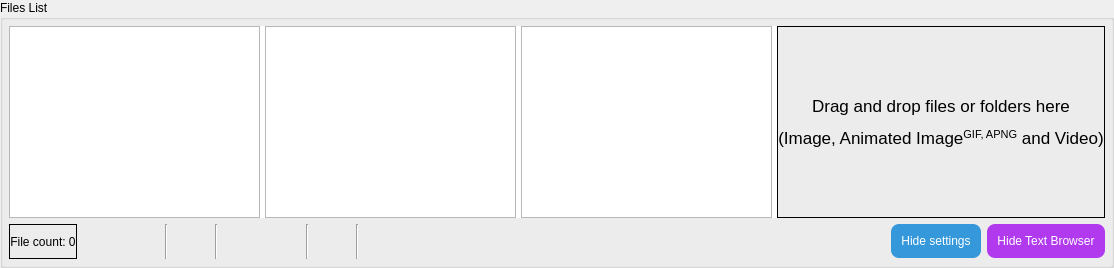
           <widget class="QGroupBox" name="groupBox_FileList">
            <property name="sizePolicy">
             <sizepolicy hsizetype="Preferred" vsizetype="Expanding">
              <horstretch>0</horstretch>
              <verstretch>0</verstretch>
             </sizepolicy>
            </property>
            <property name="minimumSize">
             <size>
              <width>0</width>
              <height>0</height>
             </size>
            </property>
            <property name="title">
             <string>Files List</string>
            </property>
            <layout class="QGridLayout" name="gridLayout_21">
             <property name="leftMargin">
              <number>6</number>
             </property>
             <property name="topMargin">
              <number>6</number>
             </property>
             <property name="rightMargin">
              <number>6</number>
             </property>
             <property name="bottomMargin">
              <number>6</number>
             </property>
             <item row="0" column="0" colspan="5">
              <widget class="QSplitter" name="splitter_FilesList">
               <property name="sizePolicy">
                <sizepolicy hsizetype="Expanding" vsizetype="Expanding">
                 <horstretch>0</horstretch>
                 <verstretch>0</verstretch>
                </sizepolicy>
               </property>
               <property name="styleSheet">
                <string notr="true">QSplitter:handle{
	
	background-color: rgb(255, 255, 255);
}</string>
               </property>
               <property name="orientation">
                <enum>Qt::Horizontal</enum>
               </property>
               <property name="handleWidth">
                <number>5</number>
               </property>
               <property name="childrenCollapsible">
                <bool>false</bool>
               </property>
               <widget class="QTableView" name="tableView_image">
                <property name="minimumSize">
                 <size>
                  <width>0</width>
                  <height>0</height>
                 </size>
                </property>
                <property name="contextMenuPolicy">
                 <enum>Qt::ActionsContextMenu</enum>
                </property>
                <property name="toolTip">
                 <string>Press [Delete] key to remove file from the list.
Press [Ctrl + A] key to apply custom resolution.
Press [Ctrl + C] key to cancel custom resolution.

Right click to show more options.</string>
                </property>
                <property name="styleSheet">
                 <string notr="true">QTableView{
selection-background-color: rgb(52, 152, 219);

}</string>
                </property>
                <property name="autoScroll">
                 <bool>false</bool>
                </property>
                <property name="autoScrollMargin">
                 <number>0</number>
                </property>
                <property name="editTriggers">
                 <set>QAbstractItemView::NoEditTriggers</set>
                </property>
                <property name="selectionMode">
                 <enum>QAbstractItemView::SingleSelection</enum>
                </property>
                <property name="selectionBehavior">
                 <enum>QAbstractItemView::SelectRows</enum>
                </property>
                <property name="verticalScrollMode">
                 <enum>QAbstractItemView::ScrollPerPixel</enum>
                </property>
                <property name="horizontalScrollMode">
                 <enum>QAbstractItemView::ScrollPerPixel</enum>
                </property>
                <property name="sortingEnabled">
                 <bool>false</bool>
                </property>
                <property name="cornerButtonEnabled">
                 <bool>false</bool>
                </property>
                <attribute name="horizontalHeaderCascadingSectionResizes">
                 <bool>false</bool>
                </attribute>
                <attribute name="horizontalHeaderMinimumSectionSize">
                 <number>20</number>
                </attribute>
                <attribute name="horizontalHeaderDefaultSectionSize">
                 <number>200</number>
                </attribute>
                <attribute name="horizontalHeaderStretchLastSection">
                 <bool>false</bool>
                </attribute>
                <attribute name="verticalHeaderVisible">
                 <bool>false</bool>
                </attribute>
                <attribute name="verticalHeaderCascadingSectionResizes">
                 <bool>false</bool>
                </attribute>
                <attribute name="verticalHeaderStretchLastSection">
                 <bool>false</bool>
                </attribute>
               </widget>
               <widget class="QTableView" name="tableView_gif">
                <property name="enabled">
                 <bool>true</bool>
                </property>
                <property name="minimumSize">
                 <size>
                  <width>0</width>
                  <height>0</height>
                 </size>
                </property>
                <property name="contextMenuPolicy">
                 <enum>Qt::ActionsContextMenu</enum>
                </property>
                <property name="toolTip">
                 <string>Press [Delete] key to remove file from the list.
Press [Ctrl + A] key to apply custom resolution.
Press [Ctrl + C] key to cancel custom resolution.

Right click to show more options.</string>
                </property>
                <property name="styleSheet">
                 <string notr="true">QTableView{
selection-background-color: rgb(26, 188, 156);
}</string>
                </property>
                <property name="autoScroll">
                 <bool>false</bool>
                </property>
                <property name="autoScrollMargin">
                 <number>0</number>
                </property>
                <property name="editTriggers">
                 <set>QAbstractItemView::NoEditTriggers</set>
                </property>
                <property name="selectionMode">
                 <enum>QAbstractItemView::SingleSelection</enum>
                </property>
                <property name="selectionBehavior">
                 <enum>QAbstractItemView::SelectRows</enum>
                </property>
                <property name="verticalScrollMode">
                 <enum>QAbstractItemView::ScrollPerPixel</enum>
                </property>
                <property name="horizontalScrollMode">
                 <enum>QAbstractItemView::ScrollPerPixel</enum>
                </property>
                <property name="sortingEnabled">
                 <bool>false</bool>
                </property>
                <property name="cornerButtonEnabled">
                 <bool>false</bool>
                </property>
                <attribute name="horizontalHeaderCascadingSectionResizes">
                 <bool>false</bool>
                </attribute>
                <attribute name="horizontalHeaderMinimumSectionSize">
                 <number>20</number>
                </attribute>
                <attribute name="horizontalHeaderDefaultSectionSize">
                 <number>200</number>
                </attribute>
                <attribute name="verticalHeaderVisible">
                 <bool>false</bool>
                </attribute>
                <attribute name="verticalHeaderCascadingSectionResizes">
                 <bool>false</bool>
                </attribute>
               </widget>
               <widget class="QTableView" name="tableView_video">
                <property name="minimumSize">
                 <size>
                  <width>0</width>
                  <height>0</height>
                 </size>
                </property>
                <property name="contextMenuPolicy">
                 <enum>Qt::ActionsContextMenu</enum>
                </property>
                <property name="toolTip">
                 <string>Press [Delete] key to remove file from the list.
Press [Ctrl + A] key to apply custom resolution.
Press [Ctrl + C] key to cancel custom resolution.

Right click to show more options.</string>
                </property>
                <property name="styleSheet">
                 <string notr="true">QTableView{
selection-background-color: rgb(178, 58, 238);
}</string>
                </property>
                <property name="autoScroll">
                 <bool>false</bool>
                </property>
                <property name="autoScrollMargin">
                 <number>0</number>
                </property>
                <property name="editTriggers">
                 <set>QAbstractItemView::NoEditTriggers</set>
                </property>
                <property name="selectionMode">
                 <enum>QAbstractItemView::SingleSelection</enum>
                </property>
                <property name="selectionBehavior">
                 <enum>QAbstractItemView::SelectRows</enum>
                </property>
                <property name="verticalScrollMode">
                 <enum>QAbstractItemView::ScrollPerPixel</enum>
                </property>
                <property name="horizontalScrollMode">
                 <enum>QAbstractItemView::ScrollPerPixel</enum>
                </property>
                <property name="sortingEnabled">
                 <bool>false</bool>
                </property>
                <property name="cornerButtonEnabled">
                 <bool>false</bool>
                </property>
                <attribute name="horizontalHeaderVisible">
                 <bool>false</bool>
                </attribute>
                <attribute name="horizontalHeaderMinimumSectionSize">
                 <number>20</number>
                </attribute>
                <attribute name="horizontalHeaderDefaultSectionSize">
                 <number>200</number>
                </attribute>
                <attribute name="verticalHeaderVisible">
                 <bool>false</bool>
                </attribute>
               </widget>
               <widget class="QLabel" name="label_DropFile">
                <property name="minimumSize">
                 <size>
                  <width>0</width>
                  <height>90</height>
                 </size>
                </property>
                <property name="font">
                 <font>
                  <family>Arial</family>
                  <pointsize>13</pointsize>
                  <weight>50</weight>
                  <italic>false</italic>
                  <bold>false</bold>
                 </font>
                </property>
                <property name="toolTip">
                 <string>When the software is running with administrator rights, 
you will not be able to drag and drop files into the window.

If this happens, please unauthorize the software or reinstall the
software into a directory that can run normally without administrator rights.</string>
                </property>
                <property name="styleSheet">
                 <string notr="true"/>
                </property>
                <property name="frameShape">
                 <enum>QFrame::Box</enum>
                </property>
                <property name="frameShadow">
                 <enum>QFrame::Plain</enum>
                </property>
                <property name="lineWidth">
                 <number>1</number>
                </property>
                <property name="text">
                 <string>&lt;html&gt;&lt;head/&gt;&lt;body&gt;&lt;p&gt;Drag and drop files or folders here&lt;/p&gt;&lt;p&gt;(Image, Animated Image&lt;span style=&quot; vertical-align:super;&quot;&gt;GIF, APNG&lt;/span&gt; and Video)&lt;/p&gt;&lt;/body&gt;&lt;/html&gt;</string>
                </property>
                <property name="alignment">
                 <set>Qt::AlignCenter</set>
                </property>
               </widget>
              </widget>
             </item>
             <item row="1" column="0">
              <widget class="QLabel" name="label_FileCount">
               <property name="sizePolicy">
                <sizepolicy hsizetype="Fixed" vsizetype="Preferred">
                 <horstretch>0</horstretch>
                 <verstretch>0</verstretch>
                </sizepolicy>
               </property>
               <property name="toolTip">
                <string/>
               </property>
               <property name="styleSheet">
                <string notr="true"/>
               </property>
               <property name="frameShape">
                <enum>QFrame::Box</enum>
               </property>
               <property name="frameShadow">
                <enum>QFrame::Plain</enum>
               </property>
               <property name="midLineWidth">
                <number>0</number>
               </property>
               <property name="text">
                <string notr="true">File count: 0</string>
               </property>
               <property name="alignment">
                <set>Qt::AlignCenter</set>
               </property>
               <property name="margin">
                <number>5</number>
               </property>
               <property name="openExternalLinks">
                <bool>false</bool>
               </property>
              </widget>
             </item>
             <item row="1" column="1">
              <widget class="QFrame" name="frame_11">
               <property name="sizePolicy">
                <sizepolicy hsizetype="Fixed" vsizetype="Fixed">
                 <horstretch>0</horstretch>
                 <verstretch>0</verstretch>
                </sizepolicy>
               </property>
               <property name="maximumSize">
                <size>
                 <width>16777215</width>
                 <height>16777215</height>
                </size>
               </property>
               <property name="frameShape">
                <enum>QFrame::NoFrame</enum>
               </property>
               <property name="frameShadow">
                <enum>QFrame::Raised</enum>
               </property>
               <layout class="QGridLayout" name="gridLayout_3">
                <property name="leftMargin">
                 <number>0</number>
                </property>
                <property name="topMargin">
                 <number>0</number>
                </property>
                <property name="rightMargin">
                 <number>0</number>
                </property>
                <property name="bottomMargin">
                 <number>0</number>
                </property>
                <item row="0" column="6">
                 <widget class="QPushButton" name="pushButton_ReadFileList">
                  <property name="sizePolicy">
                   <sizepolicy hsizetype="Fixed" vsizetype="Fixed">
                    <horstretch>0</horstretch>
                    <verstretch>0</verstretch>
                   </sizepolicy>
                  </property>
                  <property name="minimumSize">
                   <size>
                    <width>35</width>
                    <height>35</height>
                   </size>
                  </property>
                  <property name="maximumSize">
                   <size>
                    <width>16777215</width>
                    <height>16777215</height>
                   </size>
                  </property>
                  <property name="toolTip">
                   <string>Read Files List</string>
                  </property>
                  <property name="styleSheet">
                   <string notr="true">QPushButton{
image: url(:/new/prefix1/icon/Read_FileList.png);
border-style:transparent;
border-radius:0px;
padding:0px;
}
QPushButton:hover{
image: url(:/new/prefix1/icon/Read_FileList_hover.png);
border-style:transparent;
border-radius:0px;
padding:0px;
}
QPushButton:pressed{
image: url(:/new/prefix1/icon/Read_FileList.png);
border-style:transparent;
border-radius:0px;
padding:0px;
}
QPushButton:disabled{
image: url(:/new/prefix1/icon/Read_FileList_disabled.png);
border-style:transparent;
border-radius:0px;
padding:0px;
}</string>
                  </property>
                  <property name="text">
                   <string/>
                  </property>
                  <property name="iconSize">
                   <size>
                    <width>35</width>
                    <height>35</height>
                   </size>
                  </property>
                 </widget>
                </item>
                <item row="0" column="7">
                 <widget class="Line" name="line_10">
                  <property name="frameShadow">
                   <enum>QFrame::Sunken</enum>
                  </property>
                  <property name="lineWidth">
                   <number>1</number>
                  </property>
                  <property name="orientation">
                   <enum>Qt::Vertical</enum>
                  </property>
                 </widget>
                </item>
                <item row="0" column="4">
                 <widget class="Line" name="line_25">
                  <property name="orientation">
                   <enum>Qt::Vertical</enum>
                  </property>
                 </widget>
                </item>
                <item row="0" column="3">
                 <widget class="QPushButton" name="pushButton_ResizeFilesListSplitter">
                  <property name="sizePolicy">
                   <sizepolicy hsizetype="Fixed" vsizetype="Fixed">
                    <horstretch>0</horstretch>
                    <verstretch>0</verstretch>
                   </sizepolicy>
                  </property>
                  <property name="minimumSize">
                   <size>
                    <width>35</width>
                    <height>35</height>
                   </size>
                  </property>
                  <property name="toolTip">
                   <string>Reset Files List scale.</string>
                  </property>
                  <property name="styleSheet">
                   <string notr="true">QPushButton{
image: url(:/new/prefix1/icon/ResizeFilesListSplitter.png);
border-style:transparent;
border-radius:0px;
padding:0px;
}
QPushButton:hover{
image: url(:/new/prefix1/icon/ResizeFilesListSplitter_hover.png);
border-style:transparent;
border-radius:0px;
padding:0px;
}
QPushButton:pressed{
image: url(:/new/prefix1/icon/ResizeFilesListSplitter.png);
border-style:transparent;
border-radius:0px;
padding:0px;
}
QPushButton:disabled{
image: url(:/new/prefix1/icon/ResizeFilesListSplitter_disabled.png);
border-style:transparent;
border-radius:0px;
padding:0px;
}</string>
                  </property>
                  <property name="text">
                   <string/>
                  </property>
                 </widget>
                </item>
                <item row="0" column="1">
                 <widget class="QPushButton" name="pushButton_RemoveItem">
                  <property name="sizePolicy">
                   <sizepolicy hsizetype="Fixed" vsizetype="Fixed">
                    <horstretch>0</horstretch>
                    <verstretch>0</verstretch>
                   </sizepolicy>
                  </property>
                  <property name="minimumSize">
                   <size>
                    <width>35</width>
                    <height>35</height>
                   </size>
                  </property>
                  <property name="maximumSize">
                   <size>
                    <width>16777215</width>
                    <height>16777215</height>
                   </size>
                  </property>
                  <property name="contextMenuPolicy">
                   <enum>Qt::ActionsContextMenu</enum>
                  </property>
                  <property name="toolTip">
                   <string>Remove the selected file from File List.

[Right click here to show more options]</string>
                  </property>
                  <property name="styleSheet">
                   <string notr="true">QPushButton{
image: url(:/new/prefix1/icon/RemoveItem.png);
border-style:transparent;
border-radius:0px;
padding:0px;
}
QPushButton:hover{
image: url(:/new/prefix1/icon/RemoveItem_hover.png);
border-style:transparent;
border-radius:0px;
padding:0px;
}
QPushButton:pressed{
image: url(:/new/prefix1/icon/RemoveItem.png);
border-style:transparent;
border-radius:0px;
padding:0px;
}
QPushButton:disabled{
image: url(:/new/prefix1/icon/RemoveItem_disabled.png);
border-style:transparent;
border-radius:0px;
padding:0px;
}</string>
                  </property>
                  <property name="text">
                   <string/>
                  </property>
                 </widget>
                </item>
                <item row="0" column="8">
                 <widget class="QPushButton" name="pushButton_BrowserFile">
                  <property name="sizePolicy">
                   <sizepolicy hsizetype="Fixed" vsizetype="Fixed">
                    <horstretch>0</horstretch>
                    <verstretch>0</verstretch>
                   </sizepolicy>
                  </property>
                  <property name="minimumSize">
                   <size>
                    <width>35</width>
                    <height>35</height>
                   </size>
                  </property>
                  <property name="toolTip">
                   <string>Browse and add files.</string>
                  </property>
                  <property name="styleSheet">
                   <string notr="true">QPushButton{
image: url(:/new/prefix1/icon/AddNewFile.png);
border-style:transparent;
border-radius:0px;
padding:0px;
}
QPushButton:hover{
image: url(:/new/prefix1/icon/AddNewFile_hover.png);
border-style:transparent;
border-radius:0px;
padding:0px;
}
QPushButton:pressed{
image: url(:/new/prefix1/icon/AddNewFile.png);
border-style:transparent;
border-radius:0px;
padding:0px;
}
QPushButton:disabled{
image: url(:/new/prefix1/icon/AddNewFile_disabled.png);
border-style:transparent;
border-radius:0px;
padding:0px;
}</string>
                  </property>
                  <property name="text">
                   <string/>
                  </property>
                 </widget>
                </item>
                <item row="0" column="2">
                 <widget class="Line" name="line_20">
                  <property name="orientation">
                   <enum>Qt::Vertical</enum>
                  </property>
                 </widget>
                </item>
                <item row="0" column="0">
                 <widget class="QPushButton" name="pushButton_ClearList">
                  <property name="sizePolicy">
                   <sizepolicy hsizetype="Fixed" vsizetype="Fixed">
                    <horstretch>0</horstretch>
                    <verstretch>0</verstretch>
                   </sizepolicy>
                  </property>
                  <property name="minimumSize">
                   <size>
                    <width>35</width>
                    <height>35</height>
                   </size>
                  </property>
                  <property name="maximumSize">
                   <size>
                    <width>16777215</width>
                    <height>16777215</height>
                   </size>
                  </property>
                  <property name="toolTip">
                   <string>Remove all the files in the File list.</string>
                  </property>
                  <property name="styleSheet">
                   <string notr="true">QPushButton{
image: url(:/new/prefix1/icon/ClearList.png);
border-style:transparent;
border-radius:0px;
padding:0px;
}
QPushButton:hover{
image: url(:/new/prefix1/icon/ClearList_hover.png);
border-style:transparent;
border-radius:0px;
padding:0px;
}
QPushButton:pressed{
image: url(:/new/prefix1/icon/ClearList.png);
border-style:transparent;
border-radius:0px;
padding:0px;
}
QPushButton:disabled{
image: url(:/new/prefix1/icon/ClearList_disabled.png);
border-style:transparent;
border-radius:0px;
padding:0px;
}</string>
                  </property>
                  <property name="text">
                   <string/>
                  </property>
                 </widget>
                </item>
                <item row="0" column="5">
                 <widget class="QPushButton" name="pushButton_SaveFileList">
                  <property name="sizePolicy">
                   <sizepolicy hsizetype="Fixed" vsizetype="Fixed">
                    <horstretch>0</horstretch>
                    <verstretch>0</verstretch>
                   </sizepolicy>
                  </property>
                  <property name="minimumSize">
                   <size>
                    <width>35</width>
                    <height>35</height>
                   </size>
                  </property>
                  <property name="toolTip">
                   <string>Save Files List</string>
                  </property>
                  <property name="styleSheet">
                   <string notr="true">QPushButton{
image: url(:/new/prefix1/icon/Save_FileList.png);
border-style:transparent;
border-radius:0px;
padding:0px;
}
QPushButton:hover{
image: url(:/new/prefix1/icon/Save_FileList_hover.png);
border-style:transparent;
border-radius:0px;
padding:0px;
}
QPushButton:pressed{
image: url(:/new/prefix1/icon/Save_FileList.png);
border-style:transparent;
border-radius:0px;
padding:0px;
}
QPushButton:disabled{
image: url(:/new/prefix1/icon/Save_FileList_disabled.png);
border-style:transparent;
border-radius:0px;
padding:0px;
}</string>
                  </property>
                  <property name="text">
                   <string/>
                  </property>
                  <property name="iconSize">
                   <size>
                    <width>35</width>
                    <height>35</height>
                   </size>
                  </property>
                 </widget>
                </item>
                <item row="0" column="10">
                 <widget class="QPushButton" name="pushButton_TurnOffScreen">
                  <property name="sizePolicy">
                   <sizepolicy hsizetype="Fixed" vsizetype="Fixed">
                    <horstretch>0</horstretch>
                    <verstretch>0</verstretch>
                   </sizepolicy>
                  </property>
                  <property name="minimumSize">
                   <size>
                    <width>35</width>
                    <height>35</height>
                   </size>
                  </property>
                  <property name="toolTip">
                   <string>Turn off screen.

We recommand you to use this button to turn off screen
while program is running. Using other methods to turn off
the screen may cause the software to freeze during the screen
shutdown. And we recommend that you turn off the automatic
shutdown screen and automatic sleep of the Windows system while
the software is running.</string>
                  </property>
                  <property name="toolTipDuration">
                   <number>60000</number>
                  </property>
                  <property name="styleSheet">
                   <string notr="true">QPushButton{
image: url(:/new/prefix1/icon/TurnOffScreen.png);
border-style:transparent;
border-radius:0px;
padding:0px;
}
QPushButton:hover{
image: url(:/new/prefix1/icon/TurnOffScreen_hover.png);
border-style:transparent;
border-radius:0px;
padding:0px;
}
QPushButton:pressed{
image: url(:/new/prefix1/icon/TurnOffScreen.png);
border-style:transparent;
border-radius:0px;
padding:0px;
}
QPushButton:disabled{
image: url(:/new/prefix1/icon/TurnOffScreen_disabled.png);
border-style:transparent;
border-radius:0px;
padding:0px;
}</string>
                  </property>
                  <property name="text">
                   <string notr="true"/>
                  </property>
                 </widget>
                </item>
                <item row="0" column="9">
                 <widget class="Line" name="line_15">
                  <property name="orientation">
                   <enum>Qt::Vertical</enum>
                  </property>
                 </widget>
                </item>
               </layout>
              </widget>
             </item>
             <item row="1" column="2">
              <spacer name="horizontalSpacer">
               <property name="orientation">
                <enum>Qt::Horizontal</enum>
               </property>
               <property name="sizeHint" stdset="0">
                <size>
                 <width>40</width>
                 <height>20</height>
                </size>
               </property>
              </spacer>
             </item>
             <item row="1" column="3">
              <widget class="QPushButton" name="pushButton_HideSettings">
               <property name="sizePolicy">
                <sizepolicy hsizetype="Fixed" vsizetype="Fixed">
                 <horstretch>0</horstretch>
                 <verstretch>0</verstretch>
                </sizepolicy>
               </property>
               <property name="toolTip">
                <string/>
               </property>
               <property name="styleSheet">
                <string notr="true">QPushButton{
background-color: rgb(52, 152, 219);
color: rgb(255, 255, 255);
border-style:outset;
border-radius:8px;
padding:10px;
}
QPushButton:hover{
background-color: rgb(60, 177, 255);
color: rgb(255, 255, 255);
border-style:outset;
border-radius:8px;
padding:10px;
}
QPushButton:pressed{
background-color: rgb(45, 134, 193);
color: rgb(255, 255, 255);
border-style:outset;
border-radius:8px;
padding:10px;
}
QPushButton:disabled{
background-color: rgb(166, 166, 166);
color: rgb(255, 255, 255);
border-style:outset;
border-radius:8px;
padding:10px;
}</string>
               </property>
               <property name="text">
                <string>Hide settings</string>
               </property>
              </widget>
             </item>
             <item row="1" column="4">
              <widget class="QPushButton" name="pushButton_HideTextBro">
               <property name="sizePolicy">
                <sizepolicy hsizetype="Fixed" vsizetype="Fixed">
                 <horstretch>0</horstretch>
                 <verstretch>0</verstretch>
                </sizepolicy>
               </property>
               <property name="styleSheet">
                <string notr="true">QPushButton{
background-color: rgb(178, 58, 238);
color: rgb(255, 255, 255);
border-style:outset;
border-radius:8px;
padding:10px;
}
QPushButton:hover{
background-color: rgb(191, 62, 255);
color: rgb(255, 255, 255);
border-style:outset;
border-radius:8px;
padding:10px;
}
QPushButton:pressed{
background-color: rgb(154, 50, 205);
color: rgb(255, 255, 255);
border-style:outset;
border-radius:8px;
padding:10px;
}
QPushButton:disabled{
background-color: rgb(166, 166, 166);
color: rgb(255, 255, 255);
border-style:outset;
border-radius:8px;
padding:10px;
}</string>
               </property>
               <property name="text">
                <string>Hide Text Browser</string>
               </property>
              </widget>
             </item>
            </layout>
           </widget>
